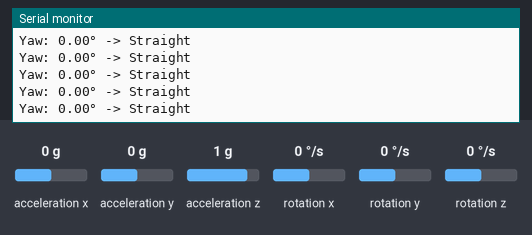
Simulated run of this sketch. Board: Arduino Uno, built with avr-gcc and run on an emulated ATmega328P. On the bench: the last lines printed to the serial monitor. Inputs (shaded band) come from the test bench; at power-on: rotation z 0 °/s, acceleration x 0 g, acceleration y 0 g, acceleration z 1 g, rotation x 0 °/s, rotation y 0 °/s.

Above: at 4.2 s.
4.3 s: rotation z set to -192 °/s
At 4.58 s:
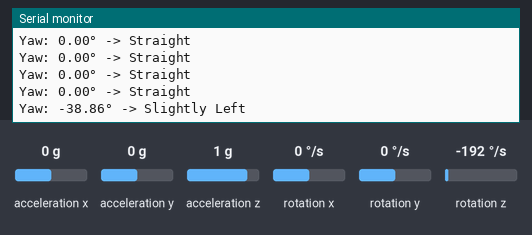
6.1 s: rotation z set to 192 °/s
At 8.22 s:
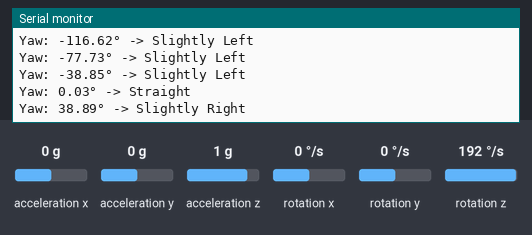
Timing chart, 0 to 9.7 s (numbered marks = the images above; inputs shaded):
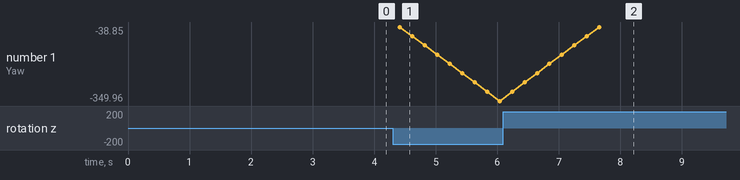

Measured:
- after the input at 4.3 s, the serial monitor: prints a new line after 0.12 s (image 1)
- after the input at 6.1 s, the serial monitor: prints a new line after 1.4 s (image 2)
- plotted number 1: -349.96 → -38.85 after the input at 6.1 s

The sketch:

straightness_calibration.ino
```cpp
#include <Wire.h>
#include <MPU6050_tockn.h>

MPU6050 mpu(Wire);

// Thresholds — adjust as needed
float leftThreshold = -5.0;   // degrees
float rightThreshold = 5.0;   // degrees

void setup() {
  Serial.begin(115200);
  Wire.begin();
  mpu.begin();
  mpu.calcGyroOffsets(true);  // auto-calibration
  Serial.println("MPU6050 ready...");
}

void loop() {
  mpu.update();
  float baseYaw = 0;

  float angleZ = mpu.getAngleZ() - baseYaw;  // yaw (rotation)
  Serial.print("Yaw: ");
  Serial.print(angleZ);
  Serial.print("° -> ");

  // Interpret direction
  if (angleZ > rightThreshold) {
    Serial.println("Slightly Right");
  }
  else if (angleZ < leftThreshold) {
    Serial.println("Slightly Left");
  }
  else {
    Serial.println("Straight");
    baseYaw = mpu.getAngleZ();
  }

  delay(200);
}
```
